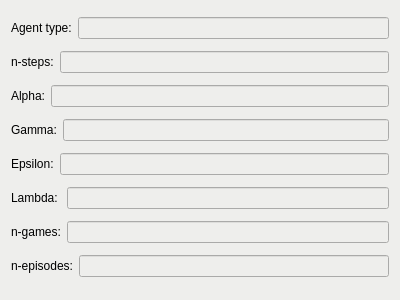
<?xml version="1.0" encoding="UTF-8"?>
<ui version="4.0">
 <class>Form</class>
 <widget class="QWidget" name="Form">
  <property name="geometry">
   <rect>
    <x>0</x>
    <y>0</y>
    <width>400</width>
    <height>300</height>
   </rect>
  </property>
  <property name="windowTitle">
   <string>Form</string>
  </property>
  <property name="styleSheet">
   <string notr="true">background-color: rgb(238, 238, 236);</string>
  </property>
  <layout class="QVBoxLayout" name="verticalLayout">
   <item>
    <layout class="QHBoxLayout" name="horizontalLayout_5">
     <item>
      <widget class="QLabel" name="label">
       <property name="text">
        <string>Agent type:</string>
       </property>
      </widget>
     </item>
     <item>
      <widget class="QLineEdit" name="type">
       <property name="enabled">
        <bool>false</bool>
       </property>
      </widget>
     </item>
    </layout>
   </item>
   <item>
    <layout class="QHBoxLayout" name="horizontalLayout_6">
     <item>
      <widget class="QLabel" name="label_2">
       <property name="text">
        <string>n-steps:</string>
       </property>
      </widget>
     </item>
     <item>
      <widget class="QLineEdit" name="n_step">
       <property name="enabled">
        <bool>false</bool>
       </property>
      </widget>
     </item>
    </layout>
   </item>
   <item>
    <layout class="QGridLayout" name="gridLayout">
     <item row="0" column="0">
      <widget class="QLabel" name="label_3">
       <property name="text">
        <string>Alpha:</string>
       </property>
      </widget>
     </item>
     <item row="0" column="1">
      <widget class="QLineEdit" name="alpha">
       <property name="enabled">
        <bool>false</bool>
       </property>
      </widget>
     </item>
    </layout>
   </item>
   <item>
    <layout class="QHBoxLayout" name="horizontalLayout_4">
     <item>
      <widget class="QLabel" name="label_4">
       <property name="text">
        <string>Gamma:</string>
       </property>
      </widget>
     </item>
     <item>
      <widget class="QLineEdit" name="gamma">
       <property name="enabled">
        <bool>false</bool>
       </property>
      </widget>
     </item>
    </layout>
   </item>
   <item>
    <layout class="QHBoxLayout" name="horizontalLayout_3">
     <item>
      <widget class="QLabel" name="label_5">
       <property name="text">
        <string>Epsilon:</string>
       </property>
      </widget>
     </item>
     <item>
      <widget class="QLineEdit" name="epsilon">
       <property name="enabled">
        <bool>false</bool>
       </property>
      </widget>
     </item>
    </layout>
   </item>
   <item>
    <layout class="QHBoxLayout" name="horizontalLayout_7">
     <item>
      <widget class="QLabel" name="label_8">
       <property name="text">
        <string>Lambda: </string>
       </property>
      </widget>
     </item>
     <item>
      <widget class="QLineEdit" name="lambd"/>
     </item>
    </layout>
   </item>
   <item>
    <layout class="QHBoxLayout" name="horizontalLayout_2">
     <item>
      <widget class="QLabel" name="label_6">
       <property name="text">
        <string>n-games:</string>
       </property>
      </widget>
     </item>
     <item>
      <widget class="QLineEdit" name="n_games">
       <property name="enabled">
        <bool>false</bool>
       </property>
      </widget>
     </item>
    </layout>
   </item>
   <item>
    <layout class="QHBoxLayout" name="horizontalLayout">
     <item>
      <widget class="QLabel" name="label_7">
       <property name="text">
        <string>n-episodes:</string>
       </property>
      </widget>
     </item>
     <item>
      <widget class="QLineEdit" name="n_episodes">
       <property name="enabled">
        <bool>false</bool>
       </property>
      </widget>
     </item>
    </layout>
   </item>
  </layout>
 </widget>
 <resources/>
 <connections/>
</ui>
